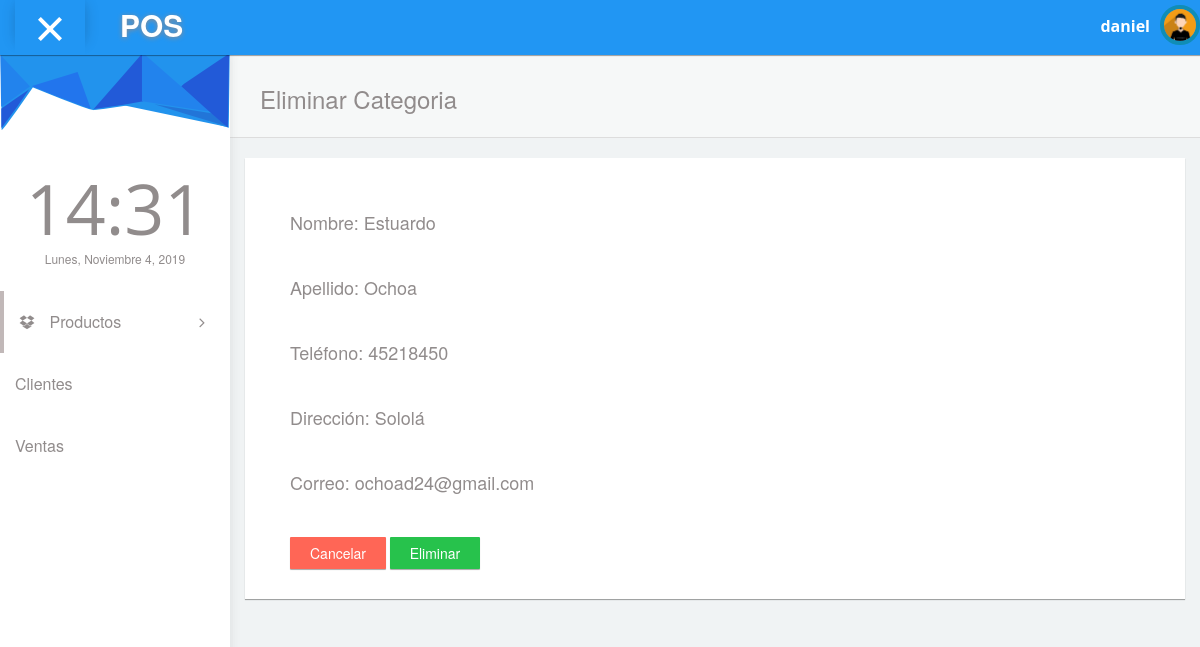
The page /cliente/3/eliminar/ (signed in) on the database its author committed.
### pos/models.py (models this page shows)
class Cliente(models.Model):
    nombre=models.CharField(max_length=200)
    apellido=models.CharField(max_length=200)
    telefono=models.CharField(max_length=50)
    email=models.CharField(max_length=50)
    direccion=models.CharField(max_length=200)
    created_date=models.DateTimeField(default=timezone.now)

### pos/views.py (the view)
# urls.py: path('cliente/<int:pk>/eliminar/', views.cliente_eliminar, name='cliente_eliminar'),
@login_required
def cliente_eliminar(request,pk):
    cliente = get_object_or_404(Cliente, pk=pk)
    if(request.method=="POST"):
        cliente.delete()
        return redirect('cliente_list')
    else:
        return render(request, 'pos/cliente_eliminar.html', {'cliente':cliente })

### pos/templates/pos/cliente_eliminar.html
{% extends 'pos/plantilla.html' %}
{% block content %}
<div id="content">
    <div class="panel box-shadow-none content-header">
        <div class="panel-body">
            <div class="col-md-12">
                <h3 class="animated fadeInLeft">Eliminar Categoria</h3>
            </div>
        </div>
    </div>
    <div class="col-md-12">
        <div class="col-md-12 panel">
            <div class="col-md-12 panel-body" style="padding-bottom:30px;">
                <div class="col-md-12">
                    <form method="POST" class="cmxform">{% csrf_token %}
                        <div class="col-md-12">
                            <div class="form-group form-animate-text" style="margin-top:40px !important;">
                                <h4>Nombre: {{cliente.nombre}}</h4>
                            </div>
                            <div class="form-group form-animate-text" style="margin-top:40px !important;">
                                <h4>Apellido: {{cliente.apellido}}</h4>
                            </div>
                            <div class="form-group form-animate-text" style="margin-top:40px !important;">
                                <h4>Teléfono: {{cliente.telefono}}</h4>
                            </div>
                            <div class="form-group form-animate-text" style="margin-top:40px !important;">
                                <h4>Dirección: {{cliente.direccion}}</h4>
                            </div>
                            <div class="form-group form-animate-text" style="margin-top:40px !important;">
                                <h4>Correo: {{cliente.email}}</h4>
                            </div>
                        </div>
                        <div class="col-md-12">
                            <a class="submit btn btn-danger" href="/cliente">Cancelar</a>
                            <input class="submit btn btn-success" type="submit" value="Eliminar">
                        </div>
                    </form>
                </div>
            </div>
        </div>
    </div>
</div>
{% endblock %}

### pos/templates/pos/plantilla.html (shortened to what this page needs)
{% load static %}
<!DOCTYPE html>
<html lang="es">
<head>
  <link rel="stylesheet" type="text/css" href="{% static 'css/bootstrap.min.css' %}">
  <link rel="stylesheet" type="text/css" href="{% static 'css/plugins/font-awesome.min.css' %}"/>
  <link rel="stylesheet" type="text/css" href="{% static 'css/plugins/datatables.bootstrap.min.css' %}"/>
  <link rel="stylesheet" type="text/css" href="{% static 'css/plugins/animate.min.css' %}"/>
  <link href="{% static 'css/style.css' %}" rel="stylesheet">
</head>
<body id="mimin" class="dashboard">
        <nav class="navbar navbar-default header navbar-fixed-top">
          <div class="col-md-12 nav-wrapper">
            <div class="navbar-header" style="width:100%;">
              <div class="opener-left-menu is-open">
                <span class="bottom"></span>
              </div>
                <a href="/" class="navbar-brand">
                 <b>POS</b>
                </a>
              <ul class="nav navbar-nav navbar-right user-nav">
                <li class="user-name"><span>{{ user.username }}</span></li>
                  <li class="dropdown avatar-dropdown">
                   <img src="{% static 'img/avatar.jpg' %}" class="img-circle avatar" alt="user name" data-toggle="dropdown" aria-haspopup="true" aria-expanded="true"/>
                </li>
              </ul>
            </div>
          </div>
        </nav>
      <div class="container-fluid mimin-wrapper">
            <div id="left-menu">
              <div class="sub-left-menu scroll">
                <ul class="nav nav-list">
                    <li><div class="left-bg"></div></li>
                    <li class="time">
                      <h1 class="animated fadeInLeft">21:00</h1>
                      <p class="animated fadeInRight">Sat,October 1st 2029</p>
                    </li>
                    <li class="active ripple">
                      <a class="tree-toggle nav-header"><span class="fa-dropbox fa"></span> Productos
                        <span class="fa-angle-right fa right-arrow text-right"></span>
                      </a>
                    </li>
                    <li><a href="/cliente">Clientes</a></li>
                    <li><a href="/venta">Ventas</a></li>
                  </ul>
                </div>
            </div>
          {% block content %}
          {% endblock %}
      </div>
</body>
</html>

### rows shown on the page
Cliente: nombre "Estuardo", apellido "Ochoa", telefono "45218450", direccion "Sololá", email "ochoad24@gmail.com"

### other values the page prints
{{ user.username }} "daniel"
